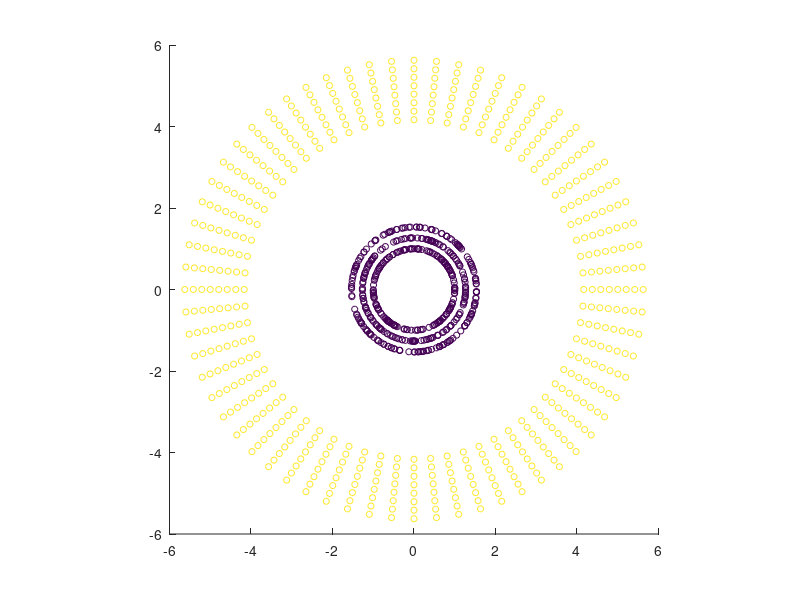

Source code (MATLAB):
function data = clusterincluster(N, r1, r2, w1, w2, arms)

    if nargin < 1
        N = 1000;
    end
    if nargin < 2
        r1 = 1;
    end
    if nargin < 3
        r2 = 5*r1;
    end
    if nargin < 4
        w1 = 0.8;
    end
    if nargin < 5
        w2 = 1/3;
    end
    if nargin < 6
        arms = 64;
    end
    
    data = [];
    
    N1 = floor(N/2);
    N2 = N-N1;
    
    phi1 = rand(N1,1) * 2 * pi;
    dist1 = r1 + randint(N1,1,3)/3 * r1 * w1;
    d1 = [dist1 .* cos(phi1) dist1 .* sin(phi1) zeros(N1,1)];

    perarm = round(N2/arms);
    N2 = perarm * arms;
    radperarm = (2*pi)/arms;
    phi2 = ((1:N2) - mod(1:N2, perarm))/perarm * (radperarm);
    phi2 = phi2';
    dist2 = r2 * (1 - w2/2) + r2 * w2 * mod(1:N2, perarm)'/perarm;
    d2 = [dist2 .* cos(phi2) dist2 .* sin(phi2) ones(N2,1)];    
    
    data = [d1;d2];   

    scatter(data(:,1), data(:,2), 20, data(:,3)); axis square;
end